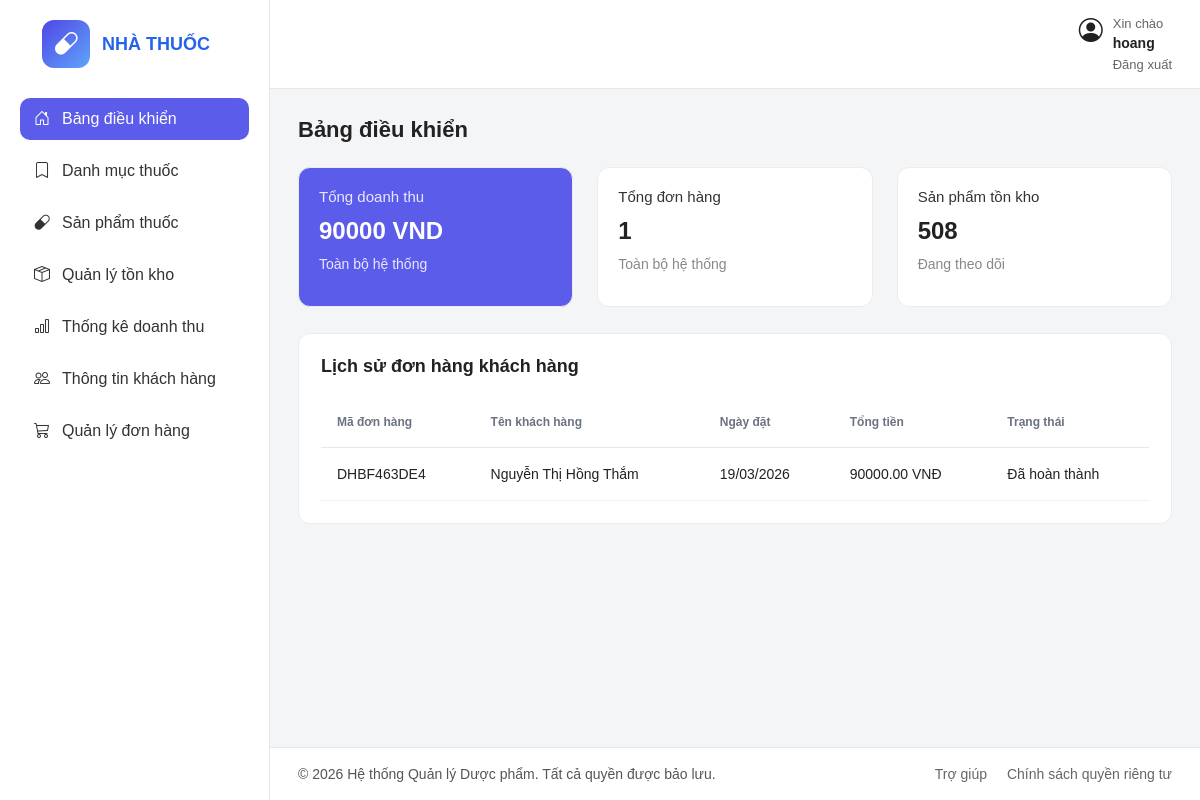
Before: /dashboard/ (signed in) with the older database file.
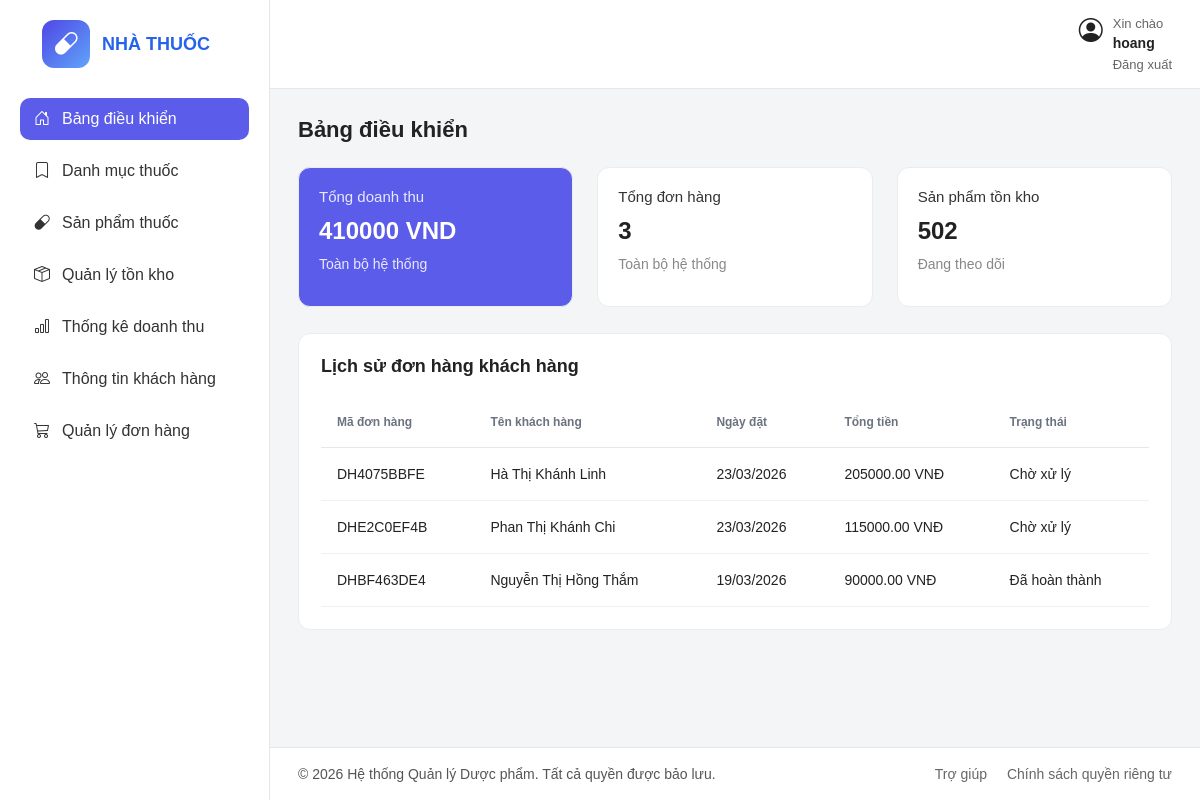
After: the same page with the newer database file.
### core/models.py (models this page shows, shortened)
class Order(models.Model):
    STATUS_CHOICES = [
        ('pending', 'Chờ xử lý'),
        ('confirmed', 'Đã xác nhận'),
        ('completed', 'Đã hoàn thành'),
        ('cancelled', 'Đã hủy'),
    ]
    PAYMENT_CHOICES = [
        ('cash', 'Thanh toán tiền mặt'),
        ('bank', 'Thanh toán chuyển khoản'),
    ]
    customer = models.ForeignKey(Customer, on_delete=models.CASCADE)
    code = models.CharField(max_length=20, unique=True)
    status = models.CharField(max_length=20, choices=STATUS_CHOICES, default='pending')
    receiver_name = models.CharField(max_length=100)
    receiver_phone = models.CharField(max_length=20)
    delivery_address = models.CharField(max_length=255)
    subtotal = models.DecimalField(max_digits=12, decimal_places=2, default=0)
    note = models.TextField(blank=True)
    payment_method = models.CharField(max_length=20, choices=PAYMENT_CHOICES, default='cash')
    created_at = models.DateTimeField(auto_now_add=True)

class Customer(models.Model):
    user = models.OneToOneField(User, on_delete=models.CASCADE)
    full_name = models.CharField(max_length=100)
    address = models.CharField(max_length=255, blank=True)
    phone = models.CharField(max_length=20)
    avatar = models.ImageField(upload_to='avatars/', blank=True, null=True)

### core/views.py (the view)
# urls.py: path('dashboard/', views.dashboard, name='dashboard'),
@login_required
@user_passes_test(is_admin)
def dashboard(request):
    total_revenue = Order.objects.aggregate(total=Sum('subtotal'))['total'] or 0
    total_orders = Order.objects.count()
    total_stock = Inventory.objects.aggregate(total=Sum('quantity'))['total'] or 0
    recent_orders = Order.objects.select_related('customer').all().order_by('-created_at')[:5]
    return render(request, 'admin_panel/index.html', {
        'total_revenue': total_revenue,
        'total_orders': total_orders,
        'total_stock': total_stock,
        'recent_orders': recent_orders,
    })

### core/views.py (called while the page is built)
def is_admin(user):
    return user.is_staff

### templates/admin_panel/index.html (shortened to what this page needs)
{% load static %}
<!DOCTYPE html>
<html lang="vi">
<head>
  <link rel="stylesheet" href="{% static 'css/index.css' %}" />
  <link rel="stylesheet" href="https://cdn.jsdelivr.net/npm/bootstrap-icons@1.11.3/font/bootstrap-icons.min.css" />
</head>
<body>
  <div class="container">
    <aside class="sidebar">
      <div class="logo">
        <div class="logo-icon">
          <i class="bi bi-capsule"></i>
        </div>
        <div>
          <h2>NHÀ THUỐC</h2>
        </div>
      </div>
      <ul class="menu">
        <li class="active"><a href="{% url 'dashboard' %}"><i class="bi bi-house-door"></i> Bảng điều khiển</a></li>
        <li><a href="{% url 'admin_categories' %}"><i class="bi bi-bookmark"></i> Danh mục thuốc</a></li>
        <li><a href="{% url 'admin_products' %}"><i class="bi bi-capsule"></i> Sản phẩm thuốc</a></li>
        <li><a href="{% url 'admin_inventory' %}"><i class="bi bi-box-seam"></i> Quản lý tồn kho</a></li>
        <li><a href="{% url 'admin_statistics' %}"><i class="bi bi-bar-chart"></i> Thống kê doanh thu</a></li>
        <li><a href="{% url 'admin_customers' %}"><i class="bi bi-people"></i> Thông tin khách hàng</a></li>
        <li><a href="{% url 'admin_orders' %}"><i class="bi bi-cart3"></i>Quản lý đơn hàng</a></li>
      </ul>
    </aside>
    <main class="main-content">
      <header class="topbar">
        <div class="topbar-right">
          <div class="user-info user-info-vertical">
            <i class="bi bi-person-circle"></i>
            <div>
              <span>Xin chào</span>
              <strong>{{ user.get_full_name|default:user.username }}</strong>
              <a href="{% url 'logout' %}" class="logout-link">Đăng xuất</a>
            </div>
          </div>
        </div>
      </header>
      <section class="dashboard">
        <h1>Bảng điều khiển</h1>
        <div class="stats">
          <div class="card card-highlight">
            <p>Tổng doanh thu</p>
            <h2>{{ total_revenue }} VND</h2>
            <span>Toàn bộ hệ thống</span>
          </div>
          <div class="card">
            <p>Tổng đơn hàng</p>
            <h2>{{ total_orders }}</h2>
            <span>Toàn bộ hệ thống</span>
          </div>
          <div class="card">
            <p>Sản phẩm tồn kho</p>
            <h2>{{ total_stock }}</h2>
            <span>Đang theo dõi</span>
          </div>
        </div>
        <div class="table-card">
          <h2>Lịch sử đơn hàng khách hàng</h2>
          <table>
            <thead>
              <tr>
                <th>Mã đơn hàng</th>
                <th>Tên khách hàng</th>
                <th>Ngày đặt</th>
                <th>Tổng tiền</th>
                <th>Trạng thái</th>
              </tr>
            </thead>
            <tbody>
              {% for order in recent_orders %}
              <tr>
                <td>{{ order.code }}</td>
                <td>{{ order.customer.full_name }}</td>
                <td>{{ order.created_at|date:"d/m/Y" }}</td>
                <td>{{ order.subtotal }} VNĐ</td>
                <td>{{ order.get_status_display }}</td>
              </tr>
              {% endfor %}
            </tbody>
          </table>
        </div>
      </section>
      <footer class="footer">
        <p>© 2026 Hệ thống Quản lý Dược phẩm. Tất cả quyền được bảo lưu.</p>
        <div class="footer-links">
          <a href="#">Trợ giúp</a>
          <a href="#">Chính sách quyền riêng tư</a>
        </div>
      </footer>
    </main>
  </div>
</body>
</html>

Changed rows visible on the page:
added Order: code "DH4075BBFE", customer.full_name "Hà Thị Khánh Linh", created_at "23/03/2026", subtotal "205000.00", status "Chờ xử lý"
added Order: code "DHE2C0EF4B", customer.full_name "Phan Thị Khánh Chi", created_at "23/03/2026", subtotal "115000.00", status "Chờ xử lý"
Other visible differences:
{{ total_revenue }}: "90000" → "410000"
{{ total_orders }}: "1" → "3"
{{ total_stock }}: "508" → "502"
